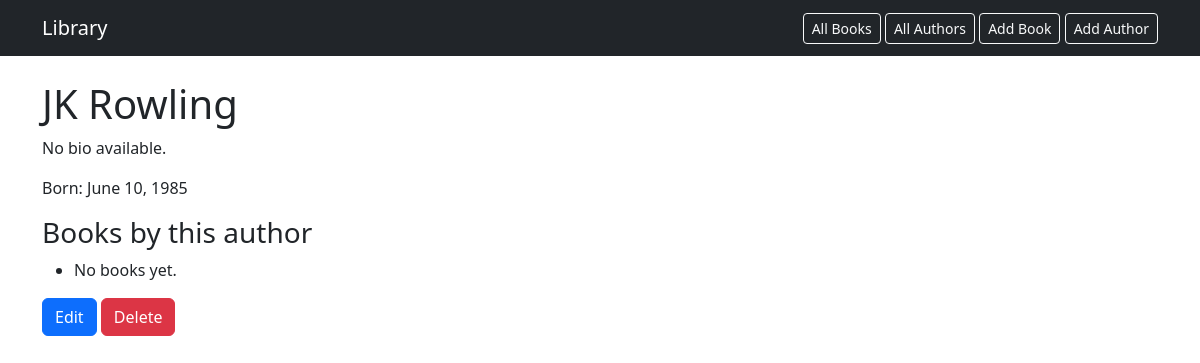
The app's page /authors/1/ with its own data.
### library/models.py (models this page shows, shortened)
class Author(models.Model):
    name = models.CharField(max_length = 100)
    bio = models.TextField(blank = True)
    date_of_birth = models.DateField(blank=True, null=True)

### library/views.py (the view)
# urls.py: path('authors/<int:pk>/', views.author_detail, name='author_detail'),
def author_detail(request, pk):
    author = get_object_or_404(Author, pk=pk)
    return render(request, "author_detail.html", {"author": author})

### library/templates/author_detail.html (shortened to what this page needs)
{% extends 'base.html' %}
{% block content %}
<h1>{{ author.name }}</h1>
<p>{{ author.bio|default:"No bio available." }}</p>
<p>
    Born: {{ author.date_of_birth|default:"Unknown" }}
</p>
<h3>Books by this author</h3>
<ul>
{% for book in author.books.all %}
    <li>
        <a href="{% url 'book_detail' book.pk %}">
            {{ book.title }}
        </a>
    </li>
{% empty %}
    <li>No books yet.</li>
{% endfor %}
</ul>
<a class="btn btn-primary"
href="{% url 'author_update' author.pk %}">
Edit
</a>
<a class="btn btn-danger"
href="{% url 'author_delete' author.pk %}">
Delete
</a>
{% endblock %}

### records on screen
Author: name "JK Rowling", bio "No bio available.", date_of_birth "June 10, 1985"
